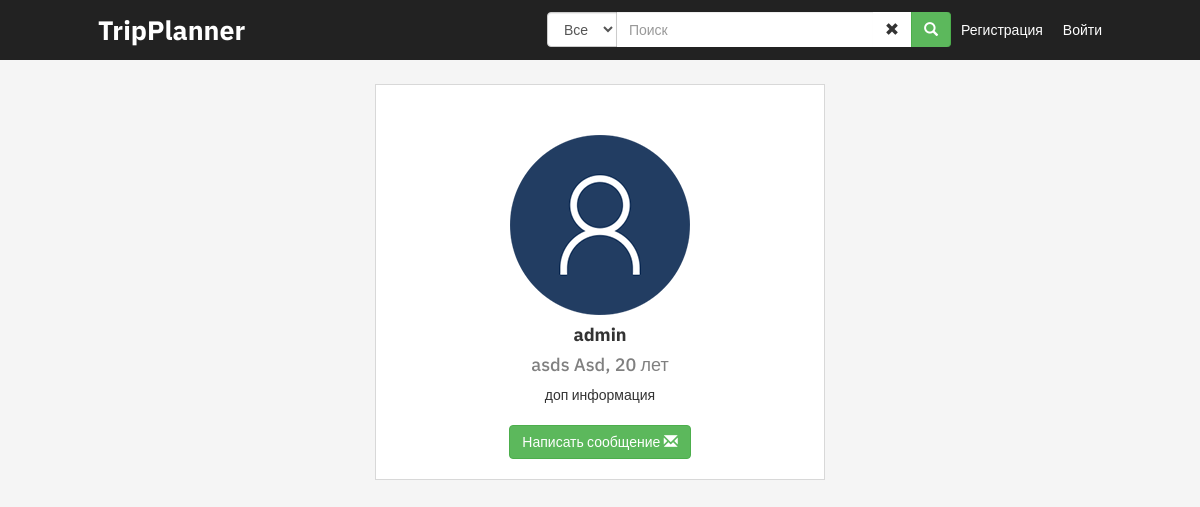
/profile/admin, run on the app's committed database.
### main/models.py (models this page shows)
class Profile(models.Model):
    user = models.OneToOneField(User, on_delete=models.CASCADE, null=True)
    avatar = models.ImageField(default='/avatars/default-avatar.png', upload_to='avatars')
    about = models.TextField(default='')
    age = models.IntegerField(default=0)

### account/views.py (the view)
# urls.py: path('profile/<username>', account.views.ProfileView.as_view(), name='profile'),
class ProfileView(View):
	def get(self, request, username):
		profile = Profile.objects.get(user__username=username)
		return render(request, 'account/profile_page.html',{'profile':profile})

### account/templates/account/profile_page.html (shortened to what this page needs)
{% extends "main/base.html" %} {% load staticfiles %} {% block content %}
<div class="container profile">
    <center class="profile-center">
        <img src="{{profile.avatar.url}}">
        <h4 class="username">{{profile.user.username}}</h4>
        <h4 class="realname">{{profile.user.first_name}} {{profile.user.last_name}}, {{profile.age}} лет</h4>
        <div>
            {{profile.about}}
        </div>
    </center>
    <center style="margin-top: 20px;">
        <button type="submit" class="btn btn-success">
            Написать сообщение <i class="glyphicon glyphicon-envelope"></i>
        </button>
    </center>
</div>
{% endblock content %}

### main/static/main/css/main_page.css (style rules this page uses)
body { margin: 0; font-family: 'IBM Plex Sans', sans-serif; background-color: #f5f5f5; }
html { height: 100%; width: 100%; }

### account/static/account/css/account_menu.css (style rules this page uses)
.profile { padding-bottom: 20px; width: 450px; height: auto; background-color: white; border: 0.5px solid #D8D8D8; }
.profile-center { margin-top:50px; }
h4.username { font-weight: 700; }
h4.realname { color: grey; }

### data on the page
Profile: avatar (placeholder picture), user.username "admin", user.first_name "asds", user.last_name "Asd", age "20", about "доп информация"
